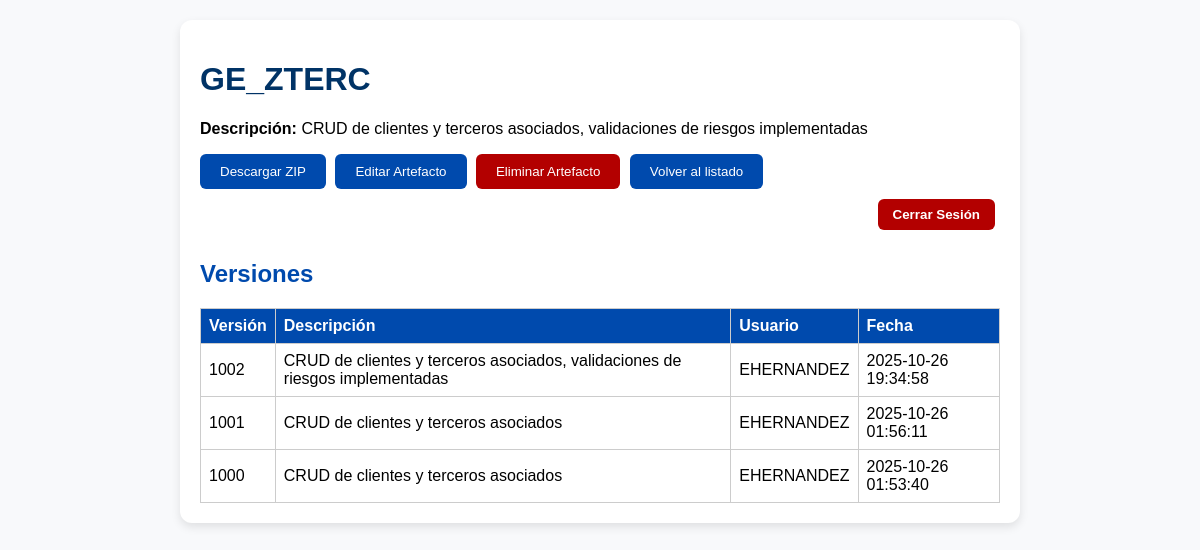
The page /detalle/GE_ZTERC (signed in) on the database its author committed.
### tables this page shows
CREATE TABLE ARCHIVO(
            ID_archivo TEXT PRIMARY KEY,
            ruta TEXT NOT NULL,
            descripcion TEXT NOT NULL
        );

CREATE TABLE VERSIONAMIENTO(
            ID_archivo TEXT,
            version INTEGER DEFAULT 1000,
            descripcion TEXT NOT NULL,
            usuario TEXT NOT NULL,
            fecha_cambio TEXT NOT NULL,
            PRIMARY KEY (ID_archivo, version),
            FOREIGN KEY (ID_archivo) REFERENCES ARCHIVO(ID_archivo),
            FOREIGN KEY (usuario) REFERENCES USUARIO(ID_usuario)
        );

### app.py (the view)
@app.route("/detalle/<id_archivo>")
@login_requerido
def detalle_artefacto(id_archivo):
    conn = get_conn()
    cursor = conn.cursor()
    cursor.execute("SELECT descripcion, ruta FROM ARCHIVO WHERE ID_archivo = ?", (id_archivo,))
    archivo = cursor.fetchone()
    cursor.execute("""
        SELECT version, descripcion, usuario, fecha_cambio
        FROM VERSIONAMIENTO
        WHERE ID_archivo = ?
        ORDER BY version DESC
    """, (id_archivo,))
    versiones = cursor.fetchall()
    conn.close()
    prefijo = id_archivo[:2].upper()
    return render_template("detalle.html", id_archivo=id_archivo, archivo=archivo, versiones=versiones, prefijo=prefijo, usuario=session["usuario"])

### app.py (called while the page is built)
def get_conn():
    return sqlite3.connect("artefactos.db")

def login_requerido(func):
    @wraps(func)
    def wrapper(*args, **kwargs):
        if "usuario" not in session:
            flash("Debe iniciar sesión para acceder al sistema.")
            return redirect(url_for("login"))
        return func(*args, **kwargs)
    return wrapper

### templates/detalle.html (shortened to what this page needs)
<!DOCTYPE html>
<html lang="es">
<head>
</head>
<body>
<div class="container">
    <h1>{{ id_archivo }}</h1>
    <p><strong>Descripción:</strong> {{ archivo[0] }}</p>
    {% if archivo[1] %}
    <a href="/descargar/{{ id_archivo }}"><button>Descargar ZIP</button></a>
    {% endif %}
    {% if usuario.rol == 'E' %}
    <a href="/editar/{{ id_archivo }}"><button>Editar Artefacto</button></a>
    <a href="/eliminar/{{ id_archivo }}"><button style="background:#b30000;">Eliminar Artefacto</button></a>
    {% endif %}
    <a href="/artefactos/{{ prefijo }}"><button style="background:#004aad; color:white;">Volver al listado</button></a>
    <div style="text-align:right; margin-top:10px;">
        <a href="/logout"><button class="logout-btn">Cerrar Sesión</button></a>
    </div>
    <h2>Versiones</h2>
    <table>
        <tr>
            <th>Versión</th>
            <th>Descripción</th>
            <th>Usuario</th>
            <th>Fecha</th>
        </tr>
        {% for v in versiones %}
        <tr>
            <td>{{ v[0] }}</td>
            <td>{{ v[1] }}</td>
            <td>{{ v[2] }}</td>
            <td>{{ v[3] }}</td>
        </tr>
        {% endfor %}
    </table>
</div>
</body>
</html>

### templates/detalle.html (style rules this page uses)
body { font-family: Arial; background:#f8f9fb; margin:0; padding:20px; }
.container { background:white; padding:20px; border-radius:12px; box-shadow:0 4px 10px rgba(0,0,0,0.1); max-width:800px; margin:auto; }
h1 { color:#003366; }
h2 { margin-top:30px; color:#004aad; }
button { padding:10px 20px; background:#004aad; color:white; border:none; border-radius:6px; cursor:pointer; margin-right:5px; }
table { width:100%; border-collapse:collapse; margin-top:20px; }
th, td { border:1px solid #ccc; padding:8px; text-align:left; }
th { background:#004aad; color:white; }
.logout-btn { background:#b30000; color:white; border:none; border-radius:6px; padding:8px 15px; cursor:pointer; font-weight:bold; }

### rows shown on the page
ARCHIVO: descripcion "CRUD de clientes y terceros asociados, validaciones de riesgos implementadas"
VERSIONAMIENTO: version "1002", descripcion "CRUD de clientes y terceros asociados, validaciones de riesgos implementadas", usuario "EHERNANDEZ", fecha_cambio "2025-10-26 19:34:58"
VERSIONAMIENTO: version "1001", descripcion "CRUD de clientes y terceros asociados", usuario "EHERNANDEZ", fecha_cambio "2025-10-26 01:56:11"
VERSIONAMIENTO: version "1000", descripcion "CRUD de clientes y terceros asociados", usuario "EHERNANDEZ", fecha_cambio "2025-10-26 01:53:40"

### other values the page prints
{{ id_archivo }} "GE_ZTERC"
